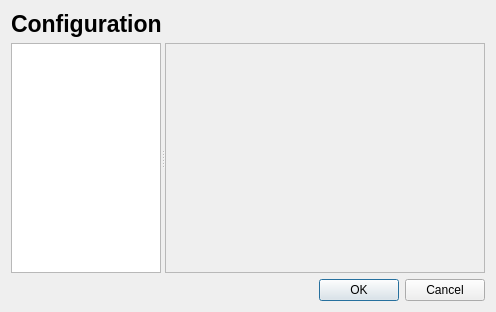
<?xml version="1.0" encoding="UTF-8"?>
<ui version="4.0">
 <class>ConfigDialog</class>
 <widget class="QDialog" name="ConfigDialog">
  <property name="geometry">
   <rect>
    <x>0</x>
    <y>0</y>
    <width>496</width>
    <height>312</height>
   </rect>
  </property>
  <property name="windowTitle">
   <string>Dialog</string>
  </property>
  <property name="styleSheet">
   <string notr="true">QLabel#labelTitle {
	font-size: 17pt;
    font-weight: bold;


}</string>
  </property>
  <layout class="QVBoxLayout" name="verticalLayout">
   <item>
    <widget class="QLabel" name="labelTitle">
     <property name="sizePolicy">
      <sizepolicy hsizetype="Preferred" vsizetype="Fixed">
       <horstretch>0</horstretch>
       <verstretch>0</verstretch>
      </sizepolicy>
     </property>
     <property name="text">
      <string>Configuration</string>
     </property>
     <property name="textFormat">
      <enum>Qt::AutoText</enum>
     </property>
     <property name="scaledContents">
      <bool>false</bool>
     </property>
    </widget>
   </item>
   <item>
    <widget class="QSplitter" name="splitter">
     <property name="orientation">
      <enum>Qt::Horizontal</enum>
     </property>
     <widget class="QTreeView" name="treeView"/>
     <widget class="QScrollArea" name="scrollArea">
      <property name="minimumSize">
       <size>
        <width>320</width>
        <height>0</height>
       </size>
      </property>
      <property name="widgetResizable">
       <bool>true</bool>
      </property>
      <widget class="QWidget" name="scrollAreaWidgetContents">
       <property name="geometry">
        <rect>
         <x>0</x>
         <y>0</y>
         <width>314</width>
         <height>236</height>
        </rect>
       </property>
      </widget>
     </widget>
    </widget>
   </item>
   <item>
    <widget class="QDialogButtonBox" name="buttonBox">
     <property name="orientation">
      <enum>Qt::Horizontal</enum>
     </property>
     <property name="standardButtons">
      <set>QDialogButtonBox::Cancel|QDialogButtonBox::Ok</set>
     </property>
    </widget>
   </item>
  </layout>
 </widget>
 <resources/>
 <connections>
  <connection>
   <sender>buttonBox</sender>
   <signal>accepted()</signal>
   <receiver>ConfigDialog</receiver>
   <slot>accept()</slot>
   <hints>
    <hint type="sourcelabel">
     <x>248</x>
     <y>254</y>
    </hint>
    <hint type="destinationlabel">
     <x>157</x>
     <y>274</y>
    </hint>
   </hints>
  </connection>
  <connection>
   <sender>buttonBox</sender>
   <signal>rejected()</signal>
   <receiver>ConfigDialog</receiver>
   <slot>reject()</slot>
   <hints>
    <hint type="sourcelabel">
     <x>316</x>
     <y>260</y>
    </hint>
    <hint type="destinationlabel">
     <x>286</x>
     <y>274</y>
    </hint>
   </hints>
  </connection>
 </connections>
</ui>
